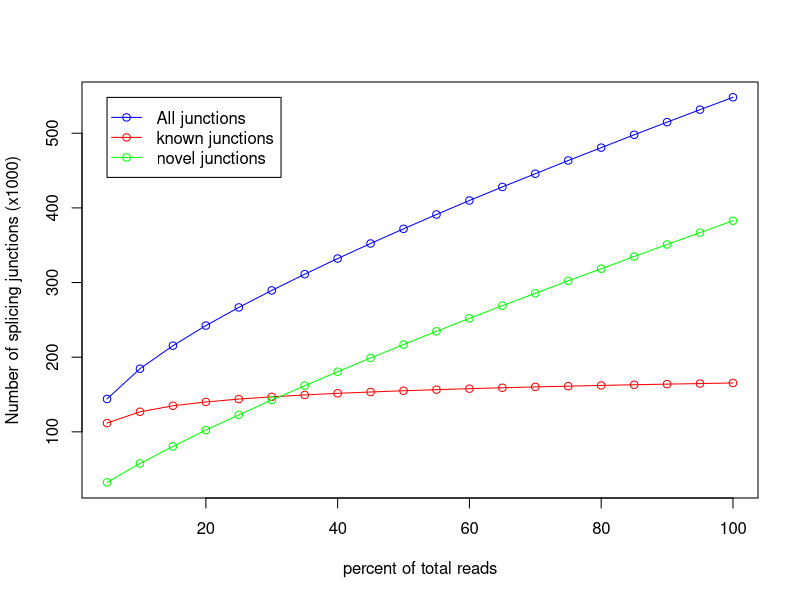

The R script that drew this image:
pdf('CF98439.junctionSaturation_plot.pdf')
x=c(5,10,15,20,25,30,35,40,45,50,55,60,65,70,75,80,85,90,95,100)
y=c(111709,126898,134887,140052,143876,146891,149414,151600,153372,155039,156505,157846,159055,160178,161189,162178,163086,163912,164665,165439)
z=c(144073,184552,215404,242351,266671,289463,311211,332134,352326,371974,391151,409926,428072,445751,463485,480705,497933,514887,531600,548164)
w=c(32364,57654,80517,102299,122795,142572,161797,180534,198954,216935,234646,252080,269017,285573,302296,318527,334847,350975,366935,382725)
m=max(165,548,382)
n=min(111,144,32)
plot(x,z/1000,xlab='percent of total reads',ylab='Number of splicing junctions (x1000)',type='o',col='blue',ylim=c(n,m))
points(x,y/1000,type='o',col='red')
points(x,w/1000,type='o',col='green')
legend(5,548, legend=c("All junctions","known junctions", "novel junctions"),col=c("blue","red","green"),lwd=1,pch=1)
dev.off()
